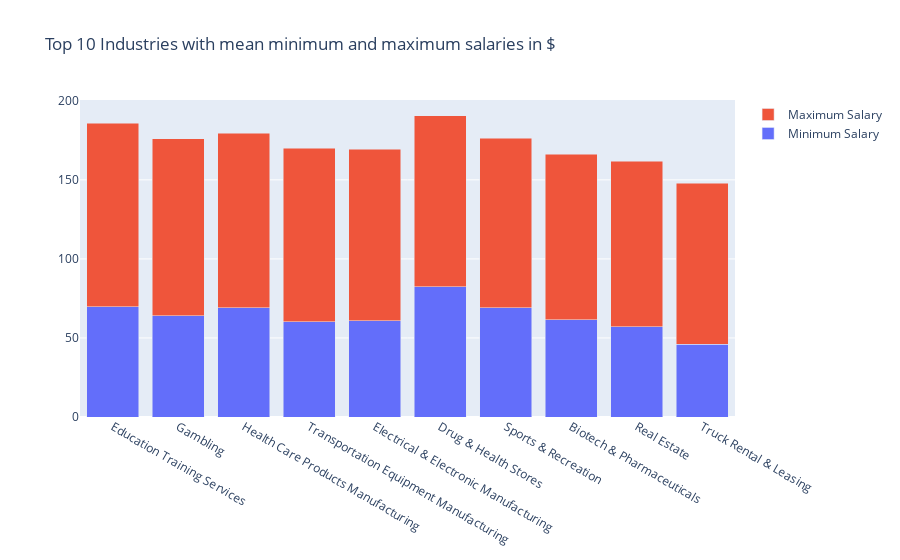

The code cell stored with this chart in its notebook:
### Code cell
fig4=go.Figure()
fig4.add_trace(go.Bar(x=df_sal_ind.index,y=df_sal_ind['Min_Salary'],name='Minimum Salary'))
fig4.add_trace(go.Bar(x=df_sal_ind.index,y=df_sal_ind['Max_Salary'],name='Maximum Salary'))

fig4.update_layout(title='Top 10 Industries with mean minimum and maximum salaries in $',barmode='stack')

### Figure 1 — Plotly figure (JSON) as saved in the notebook; plotly's stock layout.template omitted (floating-point values rounded to 4 significant figures)
{"data": [{"name": "Minimum Salary", "type": "bar", "x": ["Education Training Services", "Gambling", "Health Care Products Manufacturing", "Transportation Equipment Manufacturing", "Electrical & Electronic Manufacturing", "Drug & Health Stores", "Sports & Recreation", "Biotech & Pharmaceuticals", "Real Estate", "Truck Rental & Leasing"], "y": [69.67, 64, 69.2, 60.33, 60.83, 82.5, 69, 61.36, 57.25, 46]}, {"name": "Maximum Salary", "type": "bar", "x": ["Education Training Services", "Gambling", "Health Care Products Manufacturing", "Transportation Equipment Manufacturing", "Electrical & Electronic Manufacturing", "Drug & Health Stores", "Sports & Recreation", "Biotech & Pharmaceuticals", "Real Estate", "Truck Rental & Leasing"], "y": [116, 112, 110.4, 109.7, 108.5, 108, 107.3, 104.8, 104.6, 102]}], "layout": {"barmode": "stack", "title": {"text": "Top 10 Industries with mean minimum and maximum salaries in $"}}}
